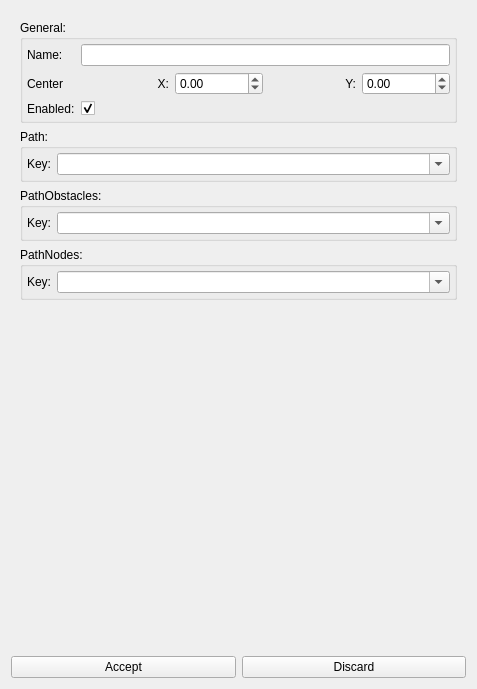
<?xml version="1.0" encoding="UTF-8"?>
<ui version="4.0">
 <class>PathConfig</class>
 <widget class="QWidget" name="PathConfig">
  <property name="geometry">
   <rect>
    <x>0</x>
    <y>0</y>
    <width>477</width>
    <height>689</height>
   </rect>
  </property>
  <property name="windowTitle">
   <string>Form</string>
  </property>
  <layout class="QVBoxLayout" name="verticalLayout">
   <item>
    <widget class="QScrollArea" name="scrollArea">
     <property name="frameShape">
      <enum>QFrame::NoFrame</enum>
     </property>
     <property name="frameShadow">
      <enum>QFrame::Plain</enum>
     </property>
     <property name="widgetResizable">
      <bool>true</bool>
     </property>
     <widget class="QWidget" name="scrollAreaWidgetContents">
      <property name="geometry">
       <rect>
        <x>0</x>
        <y>0</y>
        <width>459</width>
        <height>640</height>
       </rect>
      </property>
      <layout class="QVBoxLayout" name="verticalLayout_6">
       <item>
        <widget class="QGroupBox" name="groupBox">
         <property name="title">
          <string>General:</string>
         </property>
         <layout class="QVBoxLayout" name="verticalLayout_2">
          <property name="leftMargin">
           <number>0</number>
          </property>
          <property name="topMargin">
           <number>0</number>
          </property>
          <property name="rightMargin">
           <number>0</number>
          </property>
          <property name="bottomMargin">
           <number>0</number>
          </property>
          <item>
           <layout class="QFormLayout" name="formLayout">
            <property name="leftMargin">
             <number>4</number>
            </property>
            <property name="topMargin">
             <number>4</number>
            </property>
            <property name="rightMargin">
             <number>4</number>
            </property>
            <property name="bottomMargin">
             <number>4</number>
            </property>
            <item row="0" column="0">
             <widget class="QLabel" name="nameLabel">
              <property name="text">
               <string>Name:</string>
              </property>
             </widget>
            </item>
            <item row="0" column="1">
             <widget class="QLineEdit" name="nameLineEdit"/>
            </item>
            <item row="1" column="0">
             <widget class="QLabel" name="centerLabel">
              <property name="text">
               <string>Center</string>
              </property>
             </widget>
            </item>
            <item row="1" column="1">
             <widget class="QWidget" name="centerWidget" native="true">
              <layout class="QHBoxLayout" name="horizontalLayout_2">
               <property name="leftMargin">
                <number>0</number>
               </property>
               <property name="topMargin">
                <number>0</number>
               </property>
               <property name="rightMargin">
                <number>0</number>
               </property>
               <property name="bottomMargin">
                <number>0</number>
               </property>
               <item>
                <widget class="QLabel" name="label_center_x">
                 <property name="text">
                  <string>X:</string>
                 </property>
                 <property name="alignment">
                  <set>Qt::AlignRight|Qt::AlignTrailing|Qt::AlignVCenter</set>
                 </property>
                </widget>
               </item>
               <item>
                <widget class="QDoubleSpinBox" name="spin_center_x">
                 <property name="minimum">
                  <double>-99.989999999999995</double>
                 </property>
                </widget>
               </item>
               <item>
                <widget class="QLabel" name="label_center_y">
                 <property name="text">
                  <string>Y:</string>
                 </property>
                 <property name="alignment">
                  <set>Qt::AlignRight|Qt::AlignTrailing|Qt::AlignVCenter</set>
                 </property>
                </widget>
               </item>
               <item>
                <widget class="QDoubleSpinBox" name="spin_center_y">
                 <property name="minimum">
                  <double>-99.989999999999995</double>
                 </property>
                </widget>
               </item>
              </layout>
             </widget>
            </item>
            <item row="2" column="0">
             <widget class="QLabel" name="enabledLabel">
              <property name="text">
               <string>Enabled:</string>
              </property>
             </widget>
            </item>
            <item row="2" column="1">
             <widget class="QCheckBox" name="enabledCheckBox">
              <property name="checked">
               <bool>true</bool>
              </property>
             </widget>
            </item>
           </layout>
          </item>
         </layout>
        </widget>
       </item>
       <item>
        <widget class="QGroupBox" name="groupBox_2">
         <property name="title">
          <string>Path:</string>
         </property>
         <layout class="QVBoxLayout" name="verticalLayout_3">
          <property name="leftMargin">
           <number>0</number>
          </property>
          <property name="topMargin">
           <number>0</number>
          </property>
          <property name="rightMargin">
           <number>0</number>
          </property>
          <property name="bottomMargin">
           <number>0</number>
          </property>
          <item>
           <layout class="QFormLayout" name="formLayout_2">
            <property name="leftMargin">
             <number>4</number>
            </property>
            <property name="topMargin">
             <number>4</number>
            </property>
            <property name="rightMargin">
             <number>4</number>
            </property>
            <property name="bottomMargin">
             <number>4</number>
            </property>
            <item row="0" column="0">
             <widget class="QLabel" name="KeyLabel">
              <property name="text">
               <string>Key:</string>
              </property>
             </widget>
            </item>
            <item row="0" column="1">
             <widget class="QComboBox" name="cbx_path_key">
              <property name="sizePolicy">
               <sizepolicy hsizetype="Expanding" vsizetype="Fixed">
                <horstretch>0</horstretch>
                <verstretch>0</verstretch>
               </sizepolicy>
              </property>
              <property name="maximumSize">
               <size>
                <width>16777215</width>
                <height>16777215</height>
               </size>
              </property>
              <property name="editable">
               <bool>true</bool>
              </property>
             </widget>
            </item>
           </layout>
          </item>
         </layout>
        </widget>
       </item>
       <item>
        <widget class="QGroupBox" name="groupBox_3">
         <property name="title">
          <string>PathObstacles:</string>
         </property>
         <layout class="QVBoxLayout" name="verticalLayout_4">
          <property name="leftMargin">
           <number>0</number>
          </property>
          <property name="topMargin">
           <number>0</number>
          </property>
          <property name="rightMargin">
           <number>0</number>
          </property>
          <property name="bottomMargin">
           <number>0</number>
          </property>
          <item>
           <layout class="QFormLayout" name="formLayout_3">
            <property name="leftMargin">
             <number>4</number>
            </property>
            <property name="topMargin">
             <number>4</number>
            </property>
            <property name="rightMargin">
             <number>4</number>
            </property>
            <property name="bottomMargin">
             <number>4</number>
            </property>
            <item row="0" column="0">
             <widget class="QLabel" name="KeyLabel_2">
              <property name="text">
               <string>Key:</string>
              </property>
             </widget>
            </item>
            <item row="0" column="1">
             <widget class="QComboBox" name="cbx_pathObstacles_key">
              <property name="sizePolicy">
               <sizepolicy hsizetype="Expanding" vsizetype="Fixed">
                <horstretch>0</horstretch>
                <verstretch>0</verstretch>
               </sizepolicy>
              </property>
              <property name="maximumSize">
               <size>
                <width>16777215</width>
                <height>16777215</height>
               </size>
              </property>
              <property name="editable">
               <bool>true</bool>
              </property>
             </widget>
            </item>
           </layout>
          </item>
         </layout>
        </widget>
       </item>
       <item>
        <widget class="QGroupBox" name="groupBox_4">
         <property name="title">
          <string>PathNodes:</string>
         </property>
         <layout class="QVBoxLayout" name="verticalLayout_5">
          <property name="leftMargin">
           <number>0</number>
          </property>
          <property name="topMargin">
           <number>0</number>
          </property>
          <property name="rightMargin">
           <number>0</number>
          </property>
          <property name="bottomMargin">
           <number>0</number>
          </property>
          <item>
           <layout class="QFormLayout" name="formLayout_4">
            <property name="leftMargin">
             <number>4</number>
            </property>
            <property name="topMargin">
             <number>4</number>
            </property>
            <property name="rightMargin">
             <number>4</number>
            </property>
            <property name="bottomMargin">
             <number>4</number>
            </property>
            <item row="0" column="0">
             <widget class="QLabel" name="KeyLabel_3">
              <property name="text">
               <string>Key:</string>
              </property>
             </widget>
            </item>
            <item row="0" column="1">
             <widget class="QComboBox" name="cbx_pathNodes_key">
              <property name="sizePolicy">
               <sizepolicy hsizetype="Expanding" vsizetype="Fixed">
                <horstretch>0</horstretch>
                <verstretch>0</verstretch>
               </sizepolicy>
              </property>
              <property name="maximumSize">
               <size>
                <width>16777215</width>
                <height>16777215</height>
               </size>
              </property>
              <property name="editable">
               <bool>true</bool>
              </property>
             </widget>
            </item>
           </layout>
          </item>
         </layout>
        </widget>
       </item>
       <item>
        <spacer name="verticalSpacer">
         <property name="orientation">
          <enum>Qt::Vertical</enum>
         </property>
         <property name="sizeHint" stdset="0">
          <size>
           <width>20</width>
           <height>40</height>
          </size>
         </property>
        </spacer>
       </item>
      </layout>
     </widget>
    </widget>
   </item>
   <item>
    <layout class="QHBoxLayout" name="horizontalLayout">
     <item>
      <widget class="QPushButton" name="btnAccept">
       <property name="text">
        <string>Accept</string>
       </property>
      </widget>
     </item>
     <item>
      <widget class="QPushButton" name="btnDiscard">
       <property name="text">
        <string>Discard</string>
       </property>
      </widget>
     </item>
    </layout>
   </item>
  </layout>
 </widget>
 <tabstops>
  <tabstop>nameLineEdit</tabstop>
  <tabstop>spin_center_x</tabstop>
  <tabstop>spin_center_y</tabstop>
  <tabstop>enabledCheckBox</tabstop>
  <tabstop>btnAccept</tabstop>
  <tabstop>btnDiscard</tabstop>
  <tabstop>scrollArea</tabstop>
 </tabstops>
 <resources/>
 <connections/>
</ui>
